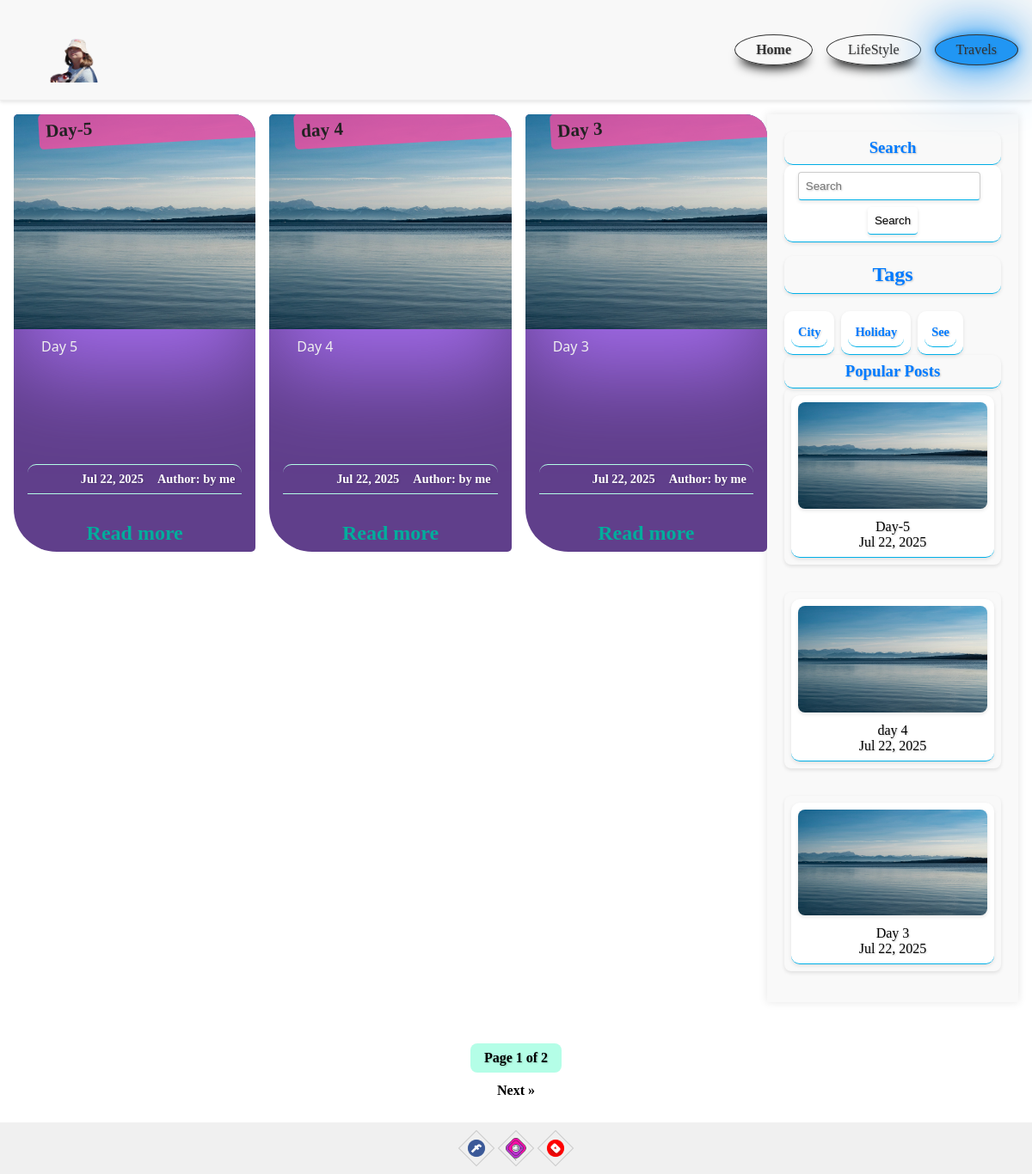
Page /categories/travels/ on the committed database.
### blog/models.py (models this page shows, shortened)
class Category(models.Model):
    title = models.CharField(max_length=150)
    slug = models.SlugField(max_length=150, unique=True, verbose_name="URL")
    class Meta:
        ordering = ["title"]
        verbose_name = "Category"
        verbose_name_plural = "Categories"
    def __str__(self):
        return self.title

class Post(models.Model):
    title = models.CharField(max_length=150)
    slug = models.SlugField(max_length=150, unique=True, verbose_name="URL")
    author = models.CharField(max_length=50)
    content = models.TextField(blank=True)
    created_at = models.DateTimeField(auto_now_add=True)
    photo = models.ImageField(upload_to="photos/%Y/%m/%d/", blank=True)
    views = models.IntegerField(default=0)
    category = models.ForeignKey(Category, on_delete=models.PROTECT, related_name="posts")
    tags = models.ManyToManyField(Tag, blank=True, related_name="posts")
    def get_absolute_url(self):
        return reverse("post", kwargs={"slug": self.slug})
    class Meta:
        ordering = ["-created_at"]
        verbose_name = "Post"
        verbose_name_plural = "Posts"

class Tag(models.Model):
    title = models.CharField(max_length=150)
    slug = models.SlugField(max_length=150, unique=True, verbose_name="URL")
    def get_absolute_url(self):
        return reverse("tag", kwargs={"slug": self.slug})
    class Meta:
        ordering = ["title"]
        verbose_name = "Tag"
        verbose_name_plural = "Tags"

### blog/views.py (the view)
# urls.py: path('categories/<str:slug>/', PostsByCategory.as_view(), name='categories'),
class PostsByCategory(ListView):
    model = Post
    template_name = 'blog/index.html'
    context_object_name = 'posts'
    paginate_by = 3
    allows_empty = False
    def get_queryset(self):
        return Post.objects.filter(category__slug=self.kwargs['slug'])
    def get_context_data(self, **kwargs):
        context = super().get_context_data(**kwargs)
        context['title'] = Category.objects.get(slug=self.kwargs['slug'])
        return context

### blog/templatetags/menu.py (called while the page is built)
@register.inclusion_tag('blog/menu_tpl.html')
def show_menu(menu_class='menu'):
    categories = Category.objects.all()
    return {'categories': categories, 'menu_class': menu_class}

### blog/templatetags/sidebar.py (called while the page is built)
@register.inclusion_tag('blog/popular_posts_tpl.html')
def get_popular_posts(limit=3):
    posts = Post.objects.all().order_by('-views')[:limit]
    return {'posts': posts}

@register.inclusion_tag('blog/tags_tpl.html')
def show_tags():
    tags = Tag.objects.all()
    return {'tags': tags}

### blog/templates/blog/index.html (shortened to what this page needs)
{% extends 'base.html' %}
{% load static %}
{% load sidebar %}
{% block content %}
<div class="main">
    <div class="main-content_search">
        <ul class="cards">
            {% for post in posts %}
            <li class="cards_item">
                <div class="card" tabindex="0">
                    {% if post.photo %}
                    <div class="card_image"><img src="{{ post.photo.url }}" alt="foto "></div>
                    {% else %}
                    <div class="card_image"><img src="https://placekitten.com/600/400" alt="{{ post.title }}"></div>
                    {% endif %}
                    <div class="card_content">
                        <h2 class="card_title">{{ post.title }}</h2>
                        <div class="card_text">
                            {{ post.content|truncatewords:20 }}
                        </div>
                        <div class="card_meta">
                            <p class="card_author"><strong>Author:</strong> {{ post.author }}</p>
                            <p class="card_date">{{ post.created_at|date:"M d, Y" }}</p>
                        </div>
                    </div>
                    <a href="{{ post.get_absolute_url }}" class="card_link">Read more</a>
                </div>
            </li>
            {% endfor %}
        </ul>
        <div class="sidebar">
            {% include 'search.html' %}
            {% show_tags %}
            {% get_popular_posts %}
        </div>
    </div>
    {% if page_obj.has_other_pages %}
    <div class="pagination">
        <div class="pagination_links">
            <span class="page_current">
                Page {{ page_obj.number }} of {{ page_obj.paginator.num_pages }}
            </span>
            {% if page_obj.has_next %}
            <a href="?page={{ page_obj.next_page_number }}">Next &raquo;</a>
            {% endif %}
        </div>
    </div>
    {% endif %}
</div>
{% endblock content %}

### blog/templates/blog/menu_tpl.html
<div class="{{ menu_class }}">
    <ul class="navbar-links">
        <li><a href="{% url 'home' %}" aria-current="page">Home</a></li>
        {% for category in categories %}
        <li><a href="{% url 'categories' category.slug %}">{{ category.title }}</a></li>
        {% endfor %}
    </ul>
</div>

### blog/templates/blog/tags_tpl.html
<div class="blog-post__title">
    <h2>Tags</h2>
</div>
<div class="blog-post__tags">
    {% for tag in tags %}
    <p><a href="{{ tag.get_absolute_url }}">{{ tag.title }}</a></p>
    {% endfor %}
</div>

### blog/templates/blog/popular_posts_tpl.html
<div class="popular-posts__title">
    <h3>Popular Posts</h3>
</div>
<ul class="popular-posts">
    {% for post in posts %}
    {% if post.photo %}
    <li>
        <a href="{{ post.get_absolute_url }}">
            <img src="{{ post.photo.url }}" alt="foto">
            {% endif %}
            <p >{{ post.title }}</p>
            <p>{{ post.created_at|date:"M d, Y" }}</p>
        </a>
    </li>
    {% endfor %}
</ul>

### rows in the picture
Category: title "LifeStyle"
Category: title "Travels"
Post: photo (picture), title "Day-5", content "Day 5", author "by me", created_at "Jul 22, 2025"
Post: photo (picture), title "day 4", content "Day 4", author "by me", created_at "Jul 22, 2025"
Post: photo (picture), title "Day 3", content "Day 3", author "by me", created_at "Jul 22, 2025"
Tag: title "City"
Tag: title "Holiday"
Tag: title "See"

### other values in the picture
{{ page_obj.number }} "1"
{{ page_obj.paginator.num_pages }} "2"
